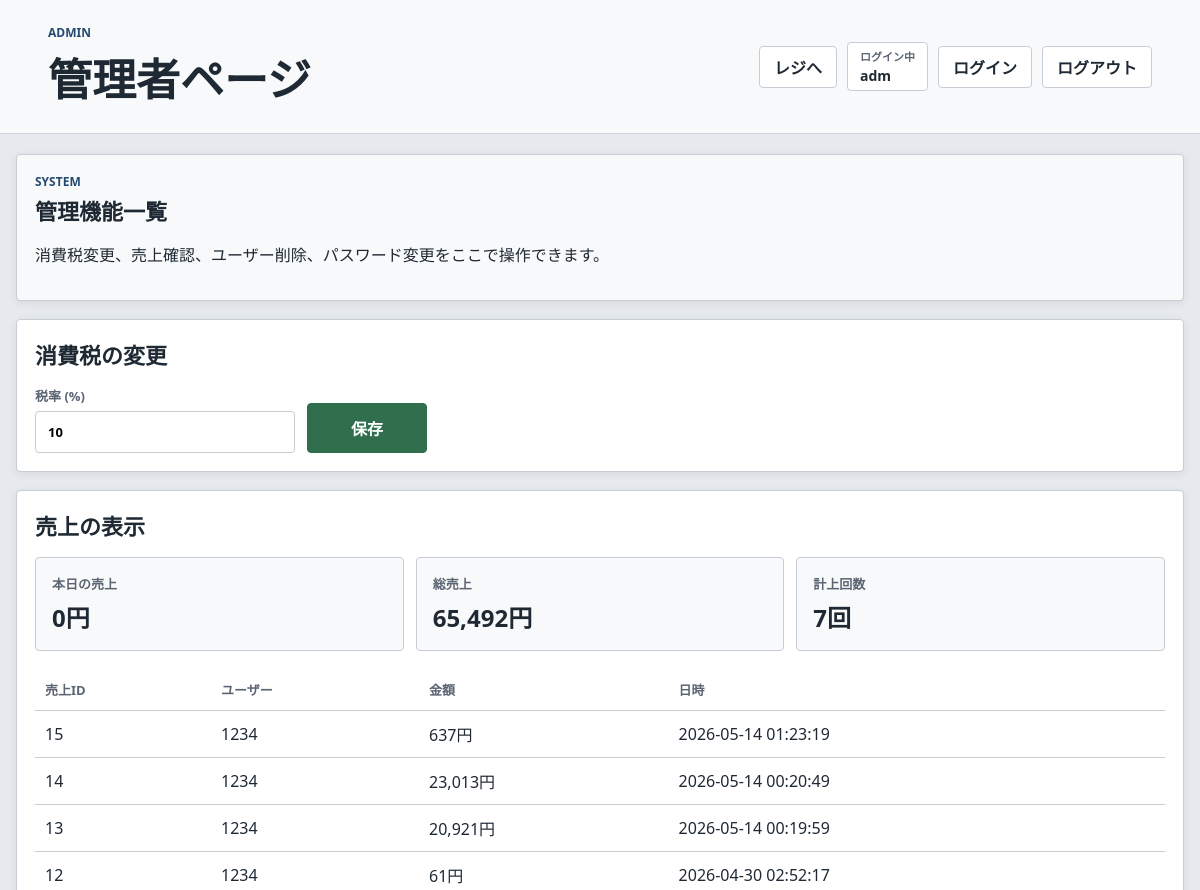
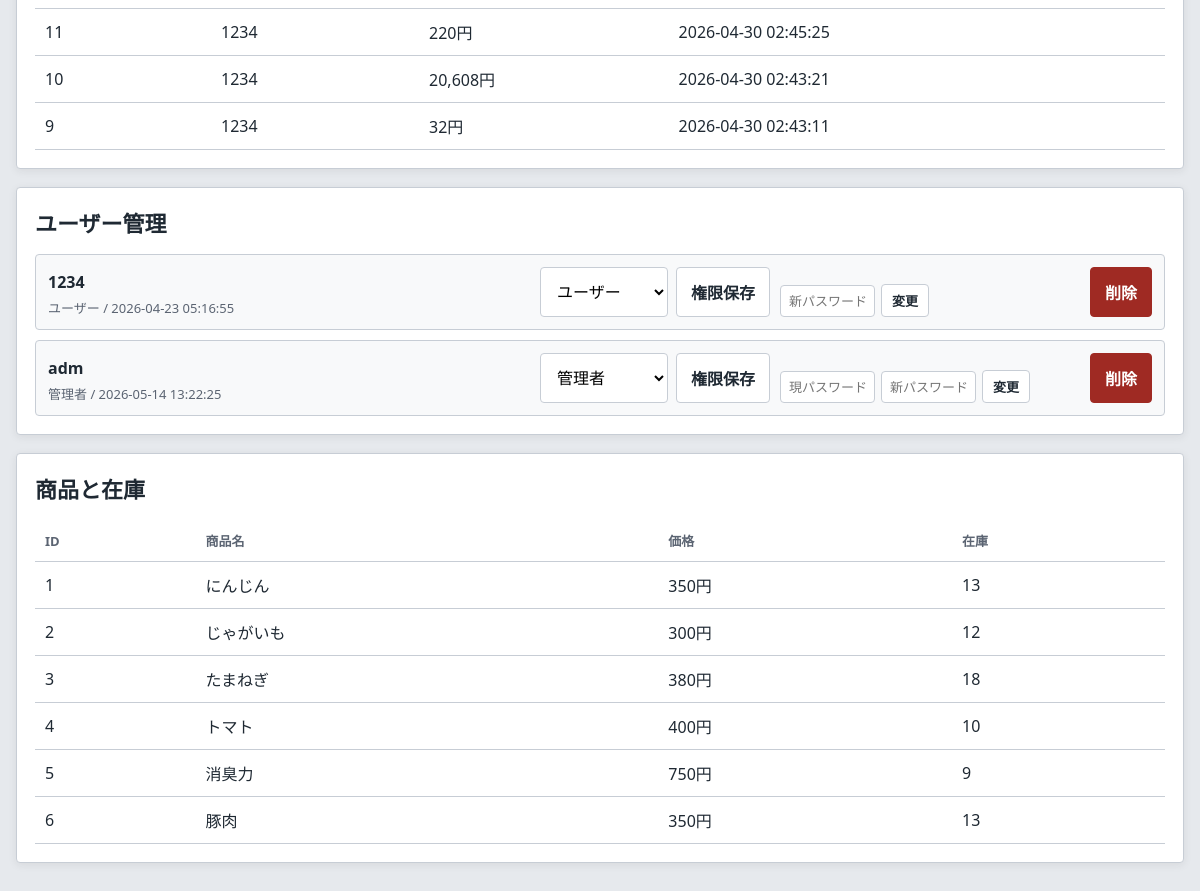
The app's page /admin_menu.php (signed in) with its own data (2 pictures, top to bottom).
### tables this page shows
CREATE TABLE `settings` (
  `key` varchar(50) NOT NULL,
  `value` varchar(255) NOT NULL
);

CREATE TABLE `sales` (
  `id` int(11) NOT NULL COMMENT '売上ID',
  `customer_id` int(11) NOT NULL COMMENT '顧客ID',
  `amount` double NOT NULL COMMENT '計上額',
  `created_at` timestamp NOT NULL DEFAULT current_timestamp() COMMENT '計上日時'
);

CREATE TABLE `users` (
  `id` int(11) NOT NULL,
  `user_id` varchar(50) NOT NULL COMMENT 'ログインID',
  `password_hash` varchar(255) NOT NULL COMMENT 'パスワードハッシュ',
  `role` tinyint(1) NOT NULL DEFAULT 0 COMMENT '権限（0:ユーザ、1:管理者）',
  `created_at` timestamp NOT NULL DEFAULT current_timestamp() COMMENT '登録日時'
);

CREATE TABLE `items` (
  `id` int(11) NOT NULL,
  `name` text NOT NULL,
  `price` int(11) NOT NULL,
  `stock` int(11) NOT NULL
);

### db.php (called while the page is built, shortened)
<?php
function getTaxRate(PDO $pdo)
{
    $stmt = $pdo->prepare("SELECT `value` FROM settings WHERE `key` = 'tax_rate'");
    $stmt->execute();
    $rate = $stmt->fetchColumn();
    return max(0, min(100, (float)$rate));
}

### admin_menu.php (the view, shortened to what this page needs)
<?php
require_once 'db.php';
function h($value)
{
    return htmlspecialchars((string)$value, ENT_QUOTES, 'UTF-8');
}
function yen($value)
{
    return number_format((int)$value) . '円';
}
try {
    $pdo = getPdo();
    $taxRate = getTaxRate($pdo);
    $salesToday = (int)$pdo->query('SELECT COALESCE(SUM(amount), 0) FROM sales WHERE DATE(created_at) = CURDATE()')->fetchColumn();
    $salesAll = (int)$pdo->query('SELECT COALESCE(SUM(amount), 0) FROM sales')->fetchColumn();
    $salesCount = (int)$pdo->query('SELECT COUNT(*) FROM sales')->fetchColumn();
    $recentSales = $pdo->query('
        SELECT s.id, s.customer_id, s.amount, s.created_at, u.user_id AS customer_user_id
        FROM sales s
        LEFT JOIN users u ON u.id = s.customer_id
        ORDER BY created_at DESC
        LIMIT 20
    ')->fetchAll();
    $users = $pdo->query('SELECT id, user_id, role, created_at FROM users ORDER BY id')->fetchAll();
    $items = $pdo->query('SELECT id, name, price, stock FROM items ORDER BY id')->fetchAll();
} catch (PDOException $e) {
    $message = 'データベース処理でエラーが発生しました。';
    $messageType = 'error';
    $taxRate = 10;
    $salesToday = 0;
    $salesAll = 0;
    $salesCount = 0;
    $recentSales = [];
    $users = [];
    $items = [];
    error_log('管理者ページエラー: ' . $e->getMessage());
}
?>
<!DOCTYPE html>
<html lang="ja">
<head>
    <link rel="stylesheet" href="style.css">
</head>
<body class="admin-page">
    <header class="app-header">
        <div>
            <p class="eyebrow">ADMIN</p>
            <h1>管理者ページ</h1>
        </div>
        <nav class="top-actions">
            <a href="index.php">レジへ</a>
            <div class="user-status">
                <span>ログイン中</span>
                <strong><?= h($_SESSION['login_user_id'] ?? '未ログイン') ?></strong>
            </div>
            <a href="login.php">ログイン</a>
            <a href="login.php?logout=1">ログアウト</a>
        </nav>
    </header>
    <main class="admin-layout">
        <section class="admin-card hero-admin">
            <div>
                <p class="eyebrow">SYSTEM</p>
                <h2>管理機能一覧</h2>
                <p>消費税変更、売上確認、ユーザー削除、パスワード変更をここで操作できます。</p>
            </div>
        </section>
        <section class="admin-card">
            <h2>消費税の変更</h2>
            <form method="post" class="inline-form">
                <label>
                    税率 (%)
                    <input type="number" name="tax_rate" value="<?= h($taxRate) ?>" min="0" max="100" step="0.1">
                </label>
                <button type="submit" class="primary-btn">保存</button>
            </form>
        </section>
        <section class="admin-card">
            <h2>売上の表示</h2>
            <div class="metric-grid">
                <div><span>本日の売上</span><strong><?= yen($salesToday) ?></strong></div>
                <div><span>総売上</span><strong><?= yen($salesAll) ?></strong></div>
                <div><span>計上回数</span><strong><?= h($salesCount) ?>回</strong></div>
            </div>
            <div class="table-wrap">
                <table>
                    <thead>
                        <tr>
                            <th>売上ID</th>
                            <th>ユーザー</th>
                            <th>金額</th>
                            <th>日時</th>
                        </tr>
                    </thead>
                    <tbody>
                        <?php foreach ($recentSales as $sale): ?>
                            <tr>
                                <td><?= h($sale['id']) ?></td>
                                <td><?= h($sale['customer_user_id'] ?? $sale['customer_id']) ?></td>
                                <td><?= yen($sale['amount']) ?></td>
                                <td><?= h($sale['created_at']) ?></td>
                            </tr>
                        <?php endforeach; ?>
                    </tbody>
                </table>
            </div>
        </section>
        <section class="admin-card">
            <h2>ユーザー管理</h2>
            <div class="user-list">
                <?php foreach ($users as $user): ?>
                    <div class="user-row">
                        <div>
                            <strong><?= h($user['user_id']) ?></strong>
                            <span><?= ((int)$user['role'] === 1) ? '管理者' : 'ユーザー' ?> / <?= h($user['created_at']) ?></span>
                        </div>
                        <form method="post" class="mini-form">
                            <select name="role">
                                <option value="0" <?= ((int)$user['role'] === 0) ? 'selected' : '' ?>>ユーザー</option>
                                <option value="1" <?= ((int)$user['role'] === 1) ? 'selected' : '' ?>>管理者</option>
                            </select>
                            <button type="submit">権限保存</button>
                        </form>
                        <form method="post" style="display: flex; gap: 6px; align-items: center;">
                            <?php if ($user['user_id'] === 'adm'): ?>
                                <input type="password" name="current_password" placeholder="現パスワード" required style="width: 95px; padding: 6px 8px; font-size: 13px;">
                            <?php endif; ?>
                            <input type="password" name="new_password" placeholder="新パスワード" required style="width: 95px; padding: 6px 8px; font-size: 13px;">
                            <button type="submit" style="padding: 6px 10px; font-size: 13px; white-space: nowrap;">変更</button>
                        </form>
                        <form method="post">
                            <button type="submit" class="danger-btn" onclick="return confirm('このユーザーを削除しますか？')">削除</button>
                        </form>
                    </div>
                <?php endforeach; ?>
            </div>
        </section>
        <section class="admin-card">
            <h2>商品と在庫</h2>
            <div class="table-wrap">
                <table>
                    <thead>
                        <tr>
                            <th>ID</th>
                            <th>商品名</th>
                            <th>価格</th>
                            <th>在庫</th>
                        </tr>
                    </thead>
                    <tbody>
                        <?php foreach ($items as $item): ?>
                            <tr>
                                <td><?= h($item['id']) ?></td>
                                <td><?= h($item['name']) ?></td>
                                <td><?= yen($item['price']) ?></td>
                                <td><?= h($item['stock']) ?></td>
                            </tr>
                        <?php endforeach; ?>
                    </tbody>
                </table>
            </div>
        </section>
    </main>
</body>
</html>

### style.css (style rules this page uses)
:root { --ink: #1f2933; --muted: #5b6472; --line: #c7cdd5; --panel: #ffffff; --page: #e6e9ed; --screen: #17212b; --green: #2f6f4e; --blue: #244a73; --red: #9f2a23; --amber: #785a20; }
* { box-sizing: border-box; }
body { margin: 0; min-height: 100vh; font-family: "Segoe UI", "Yu Gothic", sans-serif; color: var(--ink); background: var(--page); }
button, input, select { font: inherit; }
button, .top-actions a, .button-link { border: 1px solid var(--line); border-radius: 4px; background: #fff; color: var(--ink); cursor: pointer; transition: background 140ms ease, border-color 140ms ease, color 140ms ease; }
button { padding: 12px 14px; font-weight: 700; }
input, select { width: 100%; border: 1px solid var(--line); border-radius: 4px; padding: 11px 12px; background: #fff; }
label { display: grid; gap: 6px; font-size: 13px; font-weight: 700; color: var(--muted); }
.app-header { display: flex; align-items: center; justify-content: space-between; gap: 20px; padding: 24px clamp(16px, 4vw, 48px); border-bottom: 1px solid #cfd4da; background: #f8f9fa; margin-bottom: 20px; }
h1, h2, h3, p { margin-top: 0; }
h1 { margin-bottom: 0; font-size: clamp(28px, 4vw, 44px); }
h2 { margin-bottom: 16px; font-size: 22px; }
.eyebrow { margin-bottom: 4px; color: var(--blue); font-size: 12px; font-weight: 800; letter-spacing: 0; }
.top-actions { display: flex; align-items: center; flex-wrap: wrap; gap: 10px; }
.top-actions a, .button-link { display: inline-flex; align-items: center; justify-content: center; min-height: 42px; padding: 0 14px; text-decoration: none; font-weight: 700; }
.user-status { display: grid; gap: 2px; min-height: 42px; padding: 5px 12px; border: 1px solid var(--line); border-radius: 4px; background: #fff; }
.user-status span { color: var(--muted); font-size: 11px; font-weight: 700; }
.user-status strong { font-size: 14px; }
.pos-layout, .admin-layout { width: min(1180px, calc(100% - 32px)); margin: 0 auto 40px; }
.register-panel, .receipt-panel, .admin-card { background: var(--panel); border: 1px solid var(--line); border-radius: 4px; padding: 18px; box-shadow: 0 2px 8px rgba(32, 36, 44, 0.08); }
.primary-btn { border-color: var(--green); background: var(--green); color: #fff; }
.danger-btn { border-color: var(--red); background: var(--red); color: #fff; }
.admin-layout { display: grid; gap: 18px; }
.hero-admin { background: #f8f9fa; }
.inline-form { display: grid; grid-template-columns: minmax(180px, 260px) 120px; gap: 12px; align-items: end; }
.metric-grid { display: grid; grid-template-columns: repeat(3, minmax(0, 1fr)); gap: 12px; margin-bottom: 18px; }
.metric-grid div { display: grid; gap: 6px; padding: 16px; border: 1px solid var(--line); border-radius: 4px; background: #f8f9fa; }
.metric-grid span { color: var(--muted); font-size: 13px; font-weight: 700; }
.metric-grid strong { font-size: 24px; }
.table-wrap { overflow-x: auto; }
table { width: 100%; border-collapse: collapse; }
th, td { padding: 11px 10px; border-bottom: 1px solid var(--line); text-align: left; white-space: nowrap; }
th { color: var(--muted); font-size: 13px; }
.user-list { display: grid; gap: 10px; }
.user-row { display: grid; grid-template-columns: 1.2fr 230px 300px auto; gap: 10px; align-items: end; padding: 12px; border: 1px solid var(--line); border-radius: 4px; background: #f8f9fa; }
.user-row > div:first-child { display: grid; gap: 5px; }
.user-row span { color: var(--muted); font-size: 13px; }
.mini-form { display: grid; grid-template-columns: 1fr auto; gap: 8px; }

### records on screen
settings: tax_rate "10"
sales: id "15", users.user_id "1234", amount "637円", created_at "2026-05-14 01:23:19"
sales: id "14", users.user_id "1234", amount "23,013円", created_at "2026-05-14 00:20:49"
sales: id "13", users.user_id "1234", amount "20,921円", created_at "2026-05-14 00:19:59"
sales: id "12", users.user_id "1234", amount "61円", created_at "2026-04-30 02:52:17"
sales: id "11", users.user_id "1234", amount "220円", created_at "2026-04-30 02:45:25"
sales: id "10", users.user_id "1234", amount "20,608円", created_at "2026-04-30 02:43:21"
sales: id "9", users.user_id "1234", amount "32円", created_at "2026-04-30 02:43:11"
users: user "1234", shows "ユーザー", created_at "2026-04-23 05:16:55", role "ユーザー"
users: user "adm", shows "管理者", created_at "2026-05-14 13:22:25", role "管理者"
items: id "1", name "にんじん", price "350円", stock "13"
items: id "2", name "じゃがいも", price "300円", stock "12"
items: id "3", name "たまねぎ", price "380円", stock "18"
items: id "4", name "トマト", price "400円", stock "10"
items: id "5", name "消臭力", price "750円", stock "9"
items: id "6", name "豚肉", price "350円", stock "13"

### other values on screen
$_SESSION['login_user_id'] "adm"
yen($salesToday) "0円"
yen($salesAll) "65,492円"
$salesCount "7"
